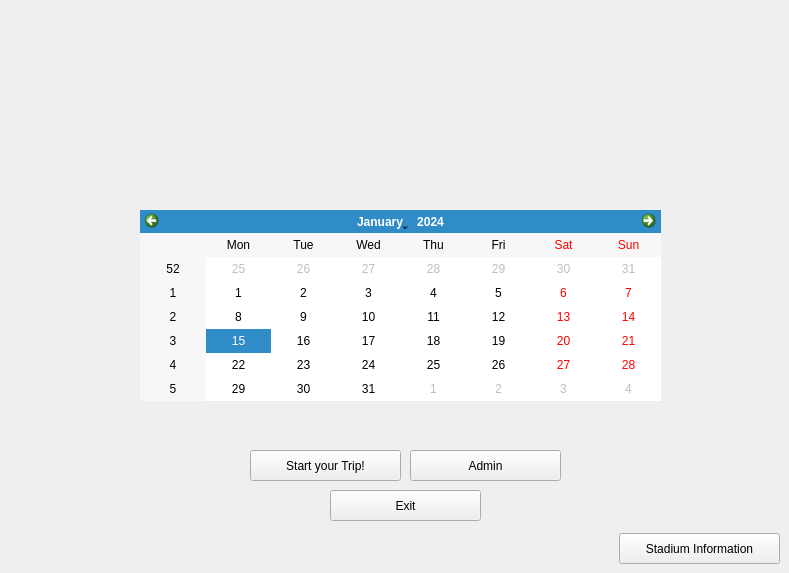
    <widget class="QWidget" name="mainMenu">
     <widget class="QLabel" name="mainMenuLabel">
      <property name="geometry">
       <rect>
        <x>90</x>
        <y>20</y>
        <width>641</width>
        <height>171</height>
       </rect>
      </property>
      <property name="text">
       <string>&lt;html&gt;&lt;head/&gt;&lt;body&gt;&lt;p&gt;&lt;img src=&quot;:/logos/sportsVacayLogo.png&quot;/&gt;&lt;/p&gt;&lt;/body&gt;&lt;/html&gt;</string>
      </property>
     </widget>
     <widget class="QPushButton" name="customerPushButtonMenu">
      <property name="geometry">
       <rect>
        <x>250</x>
        <y>450</y>
        <width>151</width>
        <height>31</height>
       </rect>
      </property>
      <property name="text">
       <string>Start your Trip!</string>
      </property>
     </widget>
     <widget class="QPushButton" name="adminPushButtonMain">
      <property name="geometry">
       <rect>
        <x>410</x>
        <y>450</y>
        <width>151</width>
        <height>31</height>
       </rect>
      </property>
      <property name="text">
       <string>Admin</string>
      </property>
     </widget>
     <widget class="QPushButton" name="exitMainButton">
      <property name="geometry">
       <rect>
        <x>330</x>
        <y>490</y>
        <width>151</width>
        <height>31</height>
       </rect>
      </property>
      <property name="text">
       <string>Exit</string>
      </property>
     </widget>
     <widget class="QCalendarWidget" name="calendarWidget_2">
      <property name="geometry">
       <rect>
        <x>140</x>
        <y>210</y>
        <width>521</width>
        <height>191</height>
       </rect>
      </property>
     </widget>
     <widget class="QPushButton" name="stadiumTableInfo">
      <property name="geometry">
       <rect>
        <x>619</x>
        <y>533</y>
        <width>161</width>

        <height>31</height>
       </rect>
      </property>
      <property name="text">
       <string>Stadium Information</string>
      </property>
     </widget>
    </widget>
